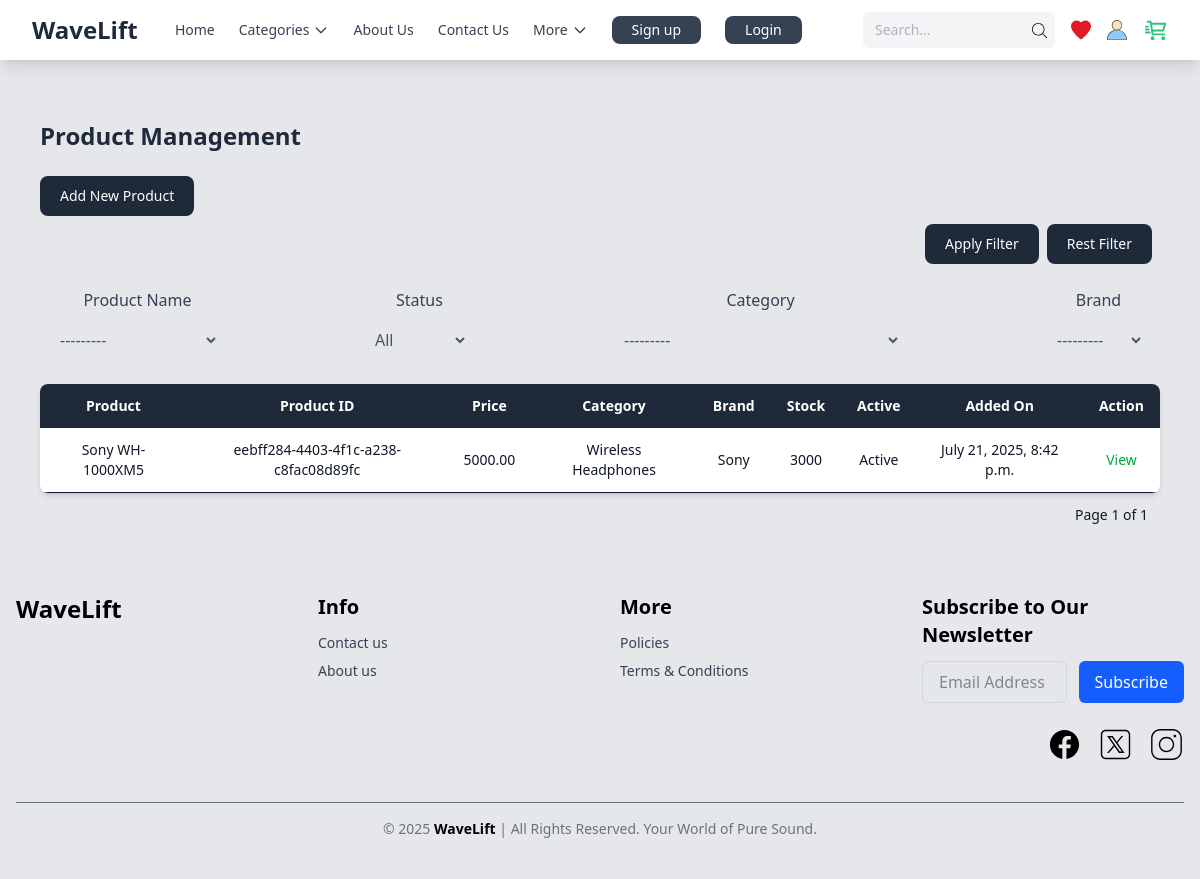
The app's page /products/products/, older data.
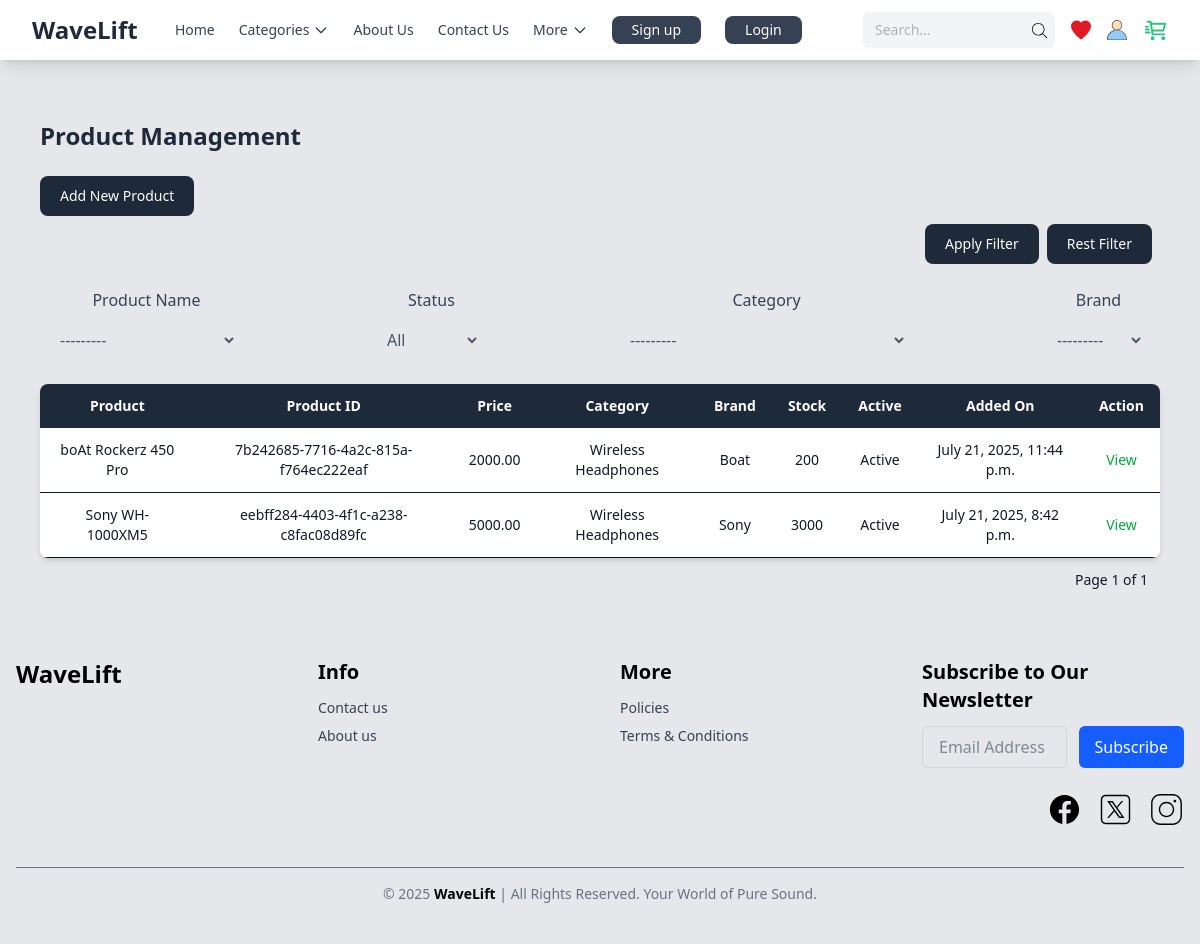
The same page, newer data.
### products/models.py (models this page shows, shortened)
class Product(models.Model):
    STATUS_CHOICES = (
        (1, 'Active'),
        (0, 'Inactive'),
    )
    id = models.UUIDField(primary_key=True, default=uuid4, editable=False)
    category = models.ForeignKey(Category, on_delete=models.SET_NULL, null=True, blank=True, related_name='products')
    brand = models.ForeignKey(Brand, on_delete=models.SET_NULL, null=True, blank=True, related_name='products')
    name = models.CharField(max_length=255)
    slug = models.CharField(max_length=255, unique=True)
    description = models.TextField(blank=True, null=True)
    price = models.DecimalField(max_digits=10, decimal_places=2, validators=[MinValueValidator(0)])
    status = models.IntegerField(choices=STATUS_CHOICES, default=1)
    is_deleted = models.BooleanField(default=False)
    colors = models.ManyToManyField(Color, related_name='products', blank=True)
    created_at = models.DateTimeField(auto_now_add=True)
    updated_at = models.DateTimeField(auto_now=True)
    stock_qty = models.IntegerField(validators=[MinValueValidator(0)])
    class Meta:
        db_table = 'products'
        verbose_name = 'Product'
        verbose_name_plural = 'Products'
        ordering = ['-created_at']
        indexes = [
            models.Index(fields=['slug']),
            models.Index(fields=['status']),
            models.Index(fields=['category']),
            models.Index(fields=['brand']),
        ]

class Category(models.Model):
    STATUS_CHOICES = (
        (1, 'Active'),
        (0, 'Inactive'),
    )
    id = models.UUIDField(default=uuid4, primary_key=True, editable=False)
    name = models.CharField(max_length=255)  # Renamed from type
    slug = models.CharField(max_length=255, unique=True)
    status = models.IntegerField(choices=STATUS_CHOICES, default=1)
    created_at = models.DateTimeField(auto_now_add=True)
    updated_at = models.DateTimeField(auto_now=True)
    class Meta:
        db_table = 'categories'
        verbose_name = 'Category'
        verbose_name_plural = 'Categories'
        ordering = ['name']
        indexes = [
            models.Index(fields=['slug']),
            models.Index(fields=['status']),
        ]
    def __str__(self):
        return f"{self.name}"

class Brand(models.Model):
    STATUS_CHOICES = (
        (1, 'Active'),
        (0, 'Inactive'),
    )
    id = models.UUIDField(primary_key=True, default=uuid4, editable=False)
    name = models.CharField(max_length=255)
    slug = models.CharField(max_length=255, unique=True)
    status = models.IntegerField(choices=STATUS_CHOICES, default=1)
    created_at = models.DateTimeField(auto_now_add=True)
    updated_at = models.DateTimeField(auto_now=True)
    class Meta:
        db_table = 'brands'
        verbose_name = 'Brand'
        verbose_name_plural = 'Brands'
        ordering = ['name']
        indexes = [
            models.Index(fields=['slug']),
            models.Index(fields=['status']),
        ]
    def __str__(self):
        return f"{self.name}"

### products/views.py (the view, shortened to what this page needs)
# urls.py: path("products/",ListProductView.as_view(),name="list_products_url"),
class ListProductView(View):
    template_name="products/list_products.html"
    def get(self,request):
        products = Product.objects.all()
        filter = ProductFilter(request.GET,queryset=products)
        page_number = request.GET.get('page')  # Use 'page' as the query parameter
        paginator = Paginator(filter.qs, per_page=3)
        page_obj = paginator.get_page(page_number)  # Get the page object
        return render(request,self.template_name,{'products':filter.qs,"myFilter":filter,"pages":page_obj})

### templates/products/list_products.html (shortened to what this page needs)
{% extends 'shared/base.html' %}
{% block content %}
<div class="flex flex-col lg:flex-row">
    <main class="flex-1 p-4 lg:p-6 overflow-auto transition-all duration-300" id="main-content">
        <div class="w-full max-w-7xl mx-auto">
            <div class="flex flex-wrap justify-between items-center mb-6 gap-4">
                <h2 class="text-lg sm:text-xl  lg:text-2xl font-semibold  text-gray-800">
                    Product Management
                </h2>
            </div>
<div class="flex  justify-start">
    <a href="{%url 'create_proudct_url' %}" class="text-white bg-gray-800 hover:bg-gray-900 focus:outline-none focus:ring-4 focus:ring-gray-300 font-medium rounded-lg text-sm px-5 py-2.5 me-2 mb-2 ">Add New Product</a>
</div>
            <form>
                <div class="flex w-full justify-end">
                    <button
                        class="text-white bg-gray-800 hover:bg-gray-900 focus:outline-none focus:ring-4 focus:ring-gray-300 font-medium rounded-lg text-sm px-5 py-2.5 me-2 mb-2 "
                        type="submit">Apply Filter</button>
                    <a class="text-white bg-gray-800 hover:bg-gray-900 focus:outline-none focus:ring-4 focus:ring-gray-300 font-medium rounded-lg text-sm px-5 py-2.5 me-2 mb-2 "
                        href="{% url 'list_products_url' %}">Rest Filter</a>
                </div>
                <div class="flex justify-between gap-2 flex-col lg:flex-row bg-gray-200 mb-4 rounded-2xl p-4">
                    {%for field in myFilter.form%}
                    <div class="flex flex-col lg:items-center text-gray-600 ">
                        <div class=" text-gray-700 px-4 mb-4 rounded-2xl">
                            {{field.label}}
                        </div>
                        <div>
                            {{field}}
                        </div>
                    </div>
                    {%endfor%}
                </div>
            </form>
            <div class="bg-white shadow-md rounded-lg overflow-x-auto">
                <table class="w-full min-w-[640px] text-center text-sm">
                    <thead class="bg-gray-800 text-white">
                        <tr>
                            <th class="px-4 py-3">Product</th>
                            <th class="px-4 py-3">Product ID</th>
                            <th class="px-4 py-3">Price</th>
                            <th class="px-4 py-3">Category</th>
                            <th class="px-4 py-3">Brand</th>
                            <th class="px-4 py-3">Stock</th>
                            <th class="px-4 py-3">Active</th>
                            <th class="px-4 py-3">Added On</th>
                            <th class="px-4 py-3">Action</th>
                        </tr>
                    </thead>
                    <tbody>
                        {%for product in pages%}
                        <tr class="border-b">
                            <td class="px-4 py-3">{{product.name}}</td>
                            <td class="px-4 py-3">{{product.id}}</td>
                            <td class="px-4 py-3">{{product.price}}</td>
                            <td class="px-4 py-3">{{product.category}}</td>
                            <td class="px-4 py-3">{{product.brand}}</td>
                            <td class="px-4 py-3">{{product.stock_qty}}</td>
                            <td class="px-4 py-3">{{product.status|yesno:"Active,No Active"}}</td>
                            <td class="px-4 py-3">{{product.created_at}}</td>
                            <td class="px-4 py-3">
                                <div class="flex justify-center gap-2 flex-wrap text-sm">
                                    <a href=""
                                        class="text-green-600 hover:underline">View</a>
                                </div>
                            </td>
                        </tr>
                        {% empty %}
                        <tr>
                            <td colspan="9" class="text-center text-red-400 font-bold text-2xl">No users match the
                                filter.</td>
                        </tr>
                        {%endfor%}
                    </tbody>
                </table>
            </div>
    <div class="flex items-center space-x-2 mt-2 justify-end">
                    <span class="px-3 py-1 text-sm">Page {{ pages.number }} of {{ pages.paginator.num_pages }}</span>
                </div>
    </main>
</div>
{% endblock %}

### templates/shared/base.html (shortened to what this page needs)
{% load static %}
<!DOCTYPE html>
<html lang="en">
<head>
  <link href="{% static 'dir/style.css' %}" rel="stylesheet" />
</head>
<body class="bg-gray-200 text-gray-900 flex flex-col">
  {%if not request.user.is_superuser%}
  <header class="w-full">
    {% include 'shared/header.html' %}
  </header>
  {%else%}
  <header>
    {%include 'shared/admin_header.html' %}
  </header>
  {%endif%}
  <main class="mt-24 px-4">
    {% block content %}
    {% endblock %}
  </main>
{% if not request.user.is_superuser %}
  <footer class="w-full">
    {% include 'shared/footer.html' %}
  </footer>
  {%else%}
  {%include 'shared/admin_footer.html'%}
{% endif %}
</body>
</html>

### templates/shared/header.html (shortened to what this page needs)
{% load static %}
<header class="w-full bg-white shadow-lg fixed top-0 left-0 z-50">
  <div class="max-w-7xl mx-auto px-4 sm:px-6 lg:px-8 py-3">
    <div class="flex items-center justify-between flex-wrap ">
      <div class="text-xl sm:text-2xl font-bold text-gray-800 flex-shrink-0 ">
        <a href="/">WaveLift</a>
      </div>
      <div id="nav-menu"
        class="hidden  md:flex md:items-center md:w-auto absolute md:static top-full left-0 w-full bg-white md:bg-transparent border-t md:border-0 border-gray-200 transition-all duration-300 ease-in-out">
        <div
          class="flex flex-col  md:flex-row md:items-center space-y-2 md:space-y-0 md:space-x-6 p-4 md:p-0 text-gray-700 text-sm font-medium ">
          <a href="/" class="px-4 py-2 md:p-0 hover:text-black transition-colors duration-200">Home</a>
          <div class="relative group">
            <button id="categories-btn"
              class="flex items-center px-4 py-2 md:p-0 hover:text-black transition-colors duration-200">
              Categories
              <svg class="w-4 h-4 ml-1" fill="none" stroke="currentColor" stroke-width="2" viewBox="0 0 24 24">
                <path stroke-linecap="round" stroke-linejoin="round" d="M19 9l-7 7-7-7" />
              </svg>
            </button>
          </div>
          <a href="{% url 'about_page' %}" class="px-4 py-2 md:p-0 hover:text-black transition-colors duration-200">About Us</a>
          <a href="{% url 'contact_page' %}" class="px-4 py-2 md:p-0 hover:text-black transition-colors duration-200">Contact Us</a>
          <div class="relative group">
            <button id="more-btn"
              class="flex items-center px-4 py-2 md:p-0 hover:text-black transition-colors duration-200">
              More
              <svg class="w-4 h-4 ml-1" fill="none" stroke="currentColor" stroke-width="2" viewBox="0 0 24 24">
                <path stroke-linecap="round" stroke-linejoin="round" d="M19 9l-7 7-7-7" />
              </svg>
            </button>
          </div>
          {% if request.user.is_authenticated %}
          <div class="flex">
            <form method="post" action="{% url 'logout_user_url' %}">
              {%csrf_token%}
              <button type="submit"
                class="text-white bg-red-700 hover:bg-red-800 focus:red-4 focus:ring-red-300 font-medium rounded-lg text-sm px-5 py-1">Logout</button>
            </form>
          </div>
          {% else %}
          <div class="flex">
            <a href="{% url 'signup_user_url' %}"
              class="text-white bg-gray-700 hover:bg-gray-800 focus:ring-4  focus:ring-gray-300 font-medium rounded-lg text-sm px-5 py-1">Sign
              up</a>
          </div>
          <div class="flex">
            <a href="{% url 'login_user_url' %}"
              class="text-white bg-gray-700 hover:bg-gray-800 focus:ring-4 focus:ring-gray-300 font-medium rounded-lg text-sm px-5 py-1">Login</a>
          </div>
          {% endif %}
        </div>
      </div>
      <div class="hidden md:flex items-center gap-2 lg:gap-4 flex-shrink-0">
        <div class="flex items-center bg-gray-100 px-2 py-1 rounded-md text-sm text-gray-500 w-32 sm:w-40 lg:w-48">
          <input type="search" placeholder="Search..." required
            class="w-full bg-transparent p-1 text-sm focus:outline-none" />
        </div>
        <a href="{% url 'index_page' %}">
        </a>
        <a href="">
        </a>
        <a href="">
        </a>
      </div>
    </div>
  </div>
</header>

### templates/shared/footer.html (shortened to what this page needs)
<footer class="bg-gray-200 text-gray-800 px-4 py-10 shadow-lg">
  <div class="max-w-7xl mx-auto grid grid-cols-1 sm:grid-cols-2 lg:grid-cols-4 gap-10">
    <div class="flex flex-col justify-between">
      <p class="text-2xl font-bold text-black mb-4">WaveLift
      </p>
    </div>
    <div>
      <h2 class="text-xl font-semibold text-black mb-3">Info</h2>
      <ul class="space-y-2 text-sm">
        <li><a href="{% url 'contact_page' %}" class="text-gray-700 hover:text-black">Contact us</a></li>
        <li><a href="{% url 'about_page' %}" class="text-gray-700 hover:text-black">About us</a></li>
      </ul>
    </div>
    <div>
      <h2 class="text-xl font-semibold text-black mb-3">More</h2>
      <ul class="space-y-2 text-sm">
        <li><a href="{% url 'policy_url' %}" class="text-gray-700 hover:text-black">Policies</a></li>
        <li><a href="{% url 'term_and_conditon_url' %}" class="text-gray-700 hover:text-black">Terms & Conditions</a></li>
      </ul>
    </div>
    <div>
      <h2 class="text-xl font-semibold text-black mb-3">Subscribe to Our Newsletter</h2>
      <form class="flex flex-col sm:flex-row gap-3">
        <input type="email" placeholder="Email Address"
          class="w-full sm:flex-1 px-4 py-2 border border-gray-300 rounded-md focus:outline-none focus:ring-2 focus:ring-blue-400" />
        <button type="submit"
          class="px-4 py-2 bg-blue-600 text-white rounded-md hover:bg-blue-700 transition">
          Subscribe
        </button>
      </form>
      <div class="flex justify-start sm:justify-start md:justify-end gap-4 mt-6">
      </div>
    </div>
  </div>
  <div class="mt-10 text-center text-sm text-gray-500 border-t pt-4">
    © 2025 <span class="font-semibold text-black">WaveLift</span> | All Rights Reserved. Your World of Pure Sound.
  </div>
</footer>

Row changes from the older to the newer data that the page shows:
added Product: name "boAt Rockerz 450 Pro", id "7b242685-7716-4a2c-815a-f764ec222eaf", price "2000.00", category "Wireless Headphones", brand "Boat", stock_qty "200", status "Active", created_at "July 21, 2025, 11:44 p.m."
